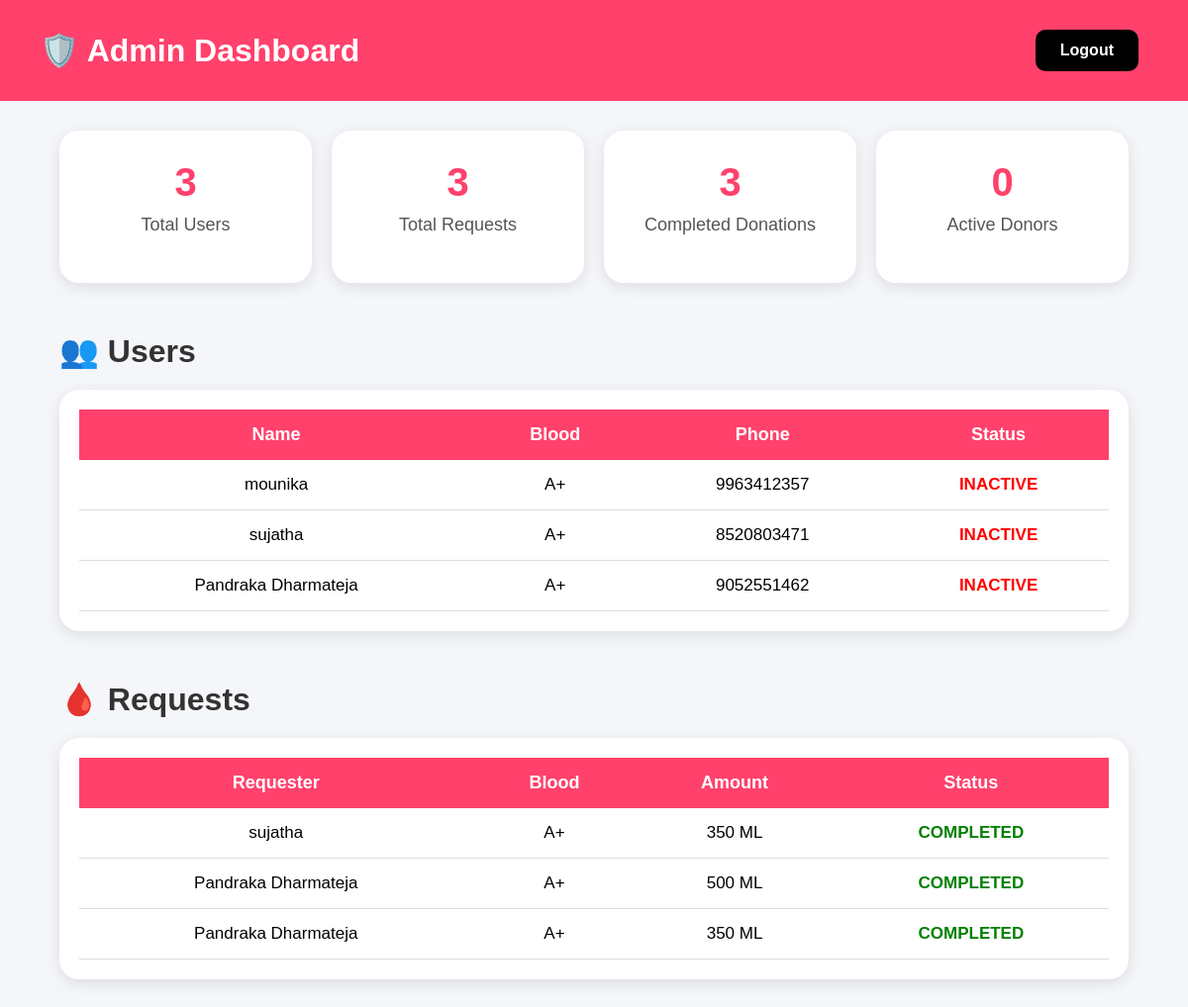
The app's page /admin_dashboard (signed in), older data.
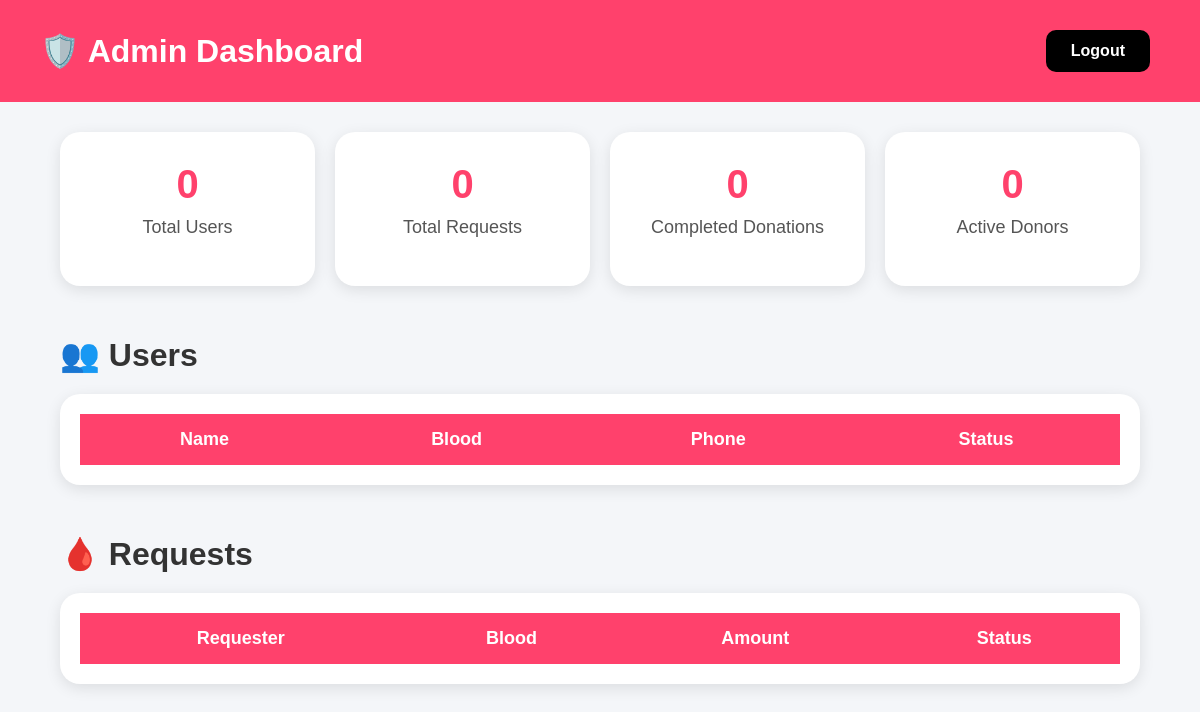
The same page, newer data.
### tables this page shows
CREATE TABLE users (

        id INTEGER PRIMARY KEY AUTOINCREMENT,

        name TEXT,

        age INTEGER,

        gender TEXT,

        blood TEXT,

        phone TEXT,

        pincode TEXT,

        password TEXT,

        status TEXT,

        last_donated TEXT,

        next_eligible_date TEXT,

        total_donations INTEGER

    );

CREATE TABLE requests (

        id INTEGER PRIMARY KEY AUTOINCREMENT,

        requester_id INTEGER,

        blood TEXT,

        amount INTEGER,

        required_date TEXT,

        required_time TEXT,

        pincode TEXT,

        status TEXT

    );

### app.py (the view)
@app.route('/admin_dashboard')
def admin_dashboard():
    if 'admin' not in session:
        return redirect('/admin')
    conn = connect_db()
    cur = conn.cursor()
    cur.execute("SELECT COUNT(*) FROM users")
    total_users = cur.fetchone()[0]
    cur.execute("SELECT COUNT(*) FROM requests")
    total_requests = cur.fetchone()[0]
    cur.execute("""

    SELECT COUNT(*)
    FROM requests
    WHERE status='COMPLETED'

    """)
    completed_requests = cur.fetchone()[0]
    cur.execute("""

    SELECT COUNT(*)
    FROM users
    WHERE status='ACTIVE'

    """)
    active_donors = cur.fetchone()[0]
    cur.execute("""

    SELECT * FROM users
    ORDER BY id DESC

    """)
    users = cur.fetchall()
    cur.execute("""

    SELECT requests.*, users.name

    FROM requests

    JOIN users
    ON requests.requester_id = users.id

    ORDER BY requests.id DESC

    """)
    requests_data = cur.fetchall()
    conn.close()
    return render_template(
        'admin_dashboard.html',
        total_users=total_users,
        total_requests=total_requests,
        completed_requests=completed_requests,
        active_donors=active_donors,
        users=users,
        requests_data=requests_data
    )

### app.py (called while the page is built)
def connect_db():
    conn = sqlite3.connect("database.db")
    conn.row_factory = sqlite3.Row
    return conn

### templates/admin_dashboard.html (shortened to what this page needs)
<!DOCTYPE html>
<html>
<head>
    <link rel="stylesheet"
          href="{{ url_for('static', filename='style.css') }}">
</head>
<body>
<div class="navbar">
    <h1>🛡️ Admin Dashboard</h1>
    <a href="/admin_logout">
        <button class="logout-btn">
            Logout
        </button>
    </a>
</div>
<div class="dashboard">
    <div class="stats">
        <div class="stat-card">
            <h2>{{ total_users }}</h2>
            <p>Total Users</p>
        </div>
        <div class="stat-card">
            <h2>{{ total_requests }}</h2>
            <p>Total Requests</p>
        </div>
        <div class="stat-card">
            <h2>{{ completed_requests }}</h2>
            <p>Completed Donations</p>
        </div>
        <div class="stat-card">
            <h2>{{ active_donors }}</h2>
            <p>Active Donors</p>
        </div>
    </div>
    <h2 class="section-title">
        👥 Users
    </h2>
    <div class="table-box">
        <table>
            <tr>
                <th>Name</th>
                <th>Blood</th>
                <th>Phone</th>
                <th>Status</th>
            </tr>
            {% for user in users %}
            <tr>
                <td>{{ user.name }}</td>
                <td>{{ user.blood }}</td>
                <td>{{ user.phone }}</td>
                <td>
                    {% if user.status == 'ACTIVE' %}
                        <span class="active">
                            ACTIVE
                        </span>
                    {% else %}
                        <span class="inactive">
                            INACTIVE
                        </span>
                    {% endif %}
                </td>
            </tr>
            {% endfor %}
        </table>
    </div>
    <h2 class="section-title">
        🩸 Requests
    </h2>
    <div class="table-box">
        <table>
            <tr>
                <th>Requester</th>
                <th>Blood</th>
                <th>Amount</th>
                <th>Status</th>
            </tr>
            {% for req in requests_data %}
            <tr>
                <td>{{ req.name }}</td>
                <td>{{ req.blood }}</td>
                <td>{{ req.amount }} ML</td>
                <td>
                    {% if req.status == 'COMPLETED' %}
                        <span class="completed">
                            COMPLETED
                        </span>
                    {% else %}
                        <span class="open">
                            OPEN
                        </span>
                    {% endif %}
                </td>
            </tr>
            {% endfor %}
        </table>
    </div>
</div>
</body>
</html>

### static/style.css (style rules this page uses)
body { margin:0; padding:0; font-family:Arial; background:linear-gradient(to right,#ff416c,#ff4b2b); color:white; }
button { padding:12px 25px; border:none; border-radius:10px; background:white; color:#ff416c; font-size:18px; cursor:pointer; margin:10px; font-weight:bold; }

### templates/admin_dashboard.html (style rules this page uses)
body { margin:0; padding:0; font-family:Arial; background:#f4f6f9; }
.navbar { background:#ff416c; color:white; padding:20px 40px; display:flex; justify-content:space-between; align-items:center; }
.navbar h1 { margin:0; }
.dashboard { width:90%; margin:30px auto; }
.stats { display:grid; grid-template-columns:repeat(auto-fit,minmax(220px,1fr)); gap:20px; margin-top:30px; }
.stat-card { background:white; border-radius:20px; padding:30px; text-align:center; box-shadow:0 4px 15px rgba(0,0,0,0.1); transition:0.3s; }
.stat-card h2 { font-size:40px; margin:0; color:#ff416c; }
.stat-card p { margin-top:10px; font-size:18px; color:#555; }
.section-title { margin-top:50px; margin-bottom:20px; color:#333; font-size:32px; }
.table-box { background:white; border-radius:20px; padding:20px; box-shadow:0 4px 15px rgba(0,0,0,0.1); overflow-x:auto; }
table { width:100%; border-collapse:collapse; }
th { background:#ff416c; color:white; padding:15px; font-size:18px; }
.logout-btn { background:black; color:white; padding:12px 25px; border:none; border-radius:10px; font-size:16px; cursor:pointer; font-weight:bold; }

Row changes from the older to the newer data that the page shows:
removed users: name "mounika", blood "A+", phone "9963412357", status "INACTIVE"
removed users: name "sujatha", blood "A+", phone "8520803471", status "INACTIVE"
removed users: name "Pandraka Dharmateja", blood "A+", phone "9052551462", status "INACTIVE"
removed requests: name "sujatha", blood "A+", amount "350", status "COMPLETED"
removed requests: name "Pandraka Dharmateja", blood "A+", amount "500", status "COMPLETED"
removed requests: name "Pandraka Dharmateja", blood "A+", amount "350", status "COMPLETED"
Text that changed along with them:
{{ total_users }}: "3" → "0"
{{ total_requests }}: "3" → "0"
{{ completed_requests }}: "3" → "0"
